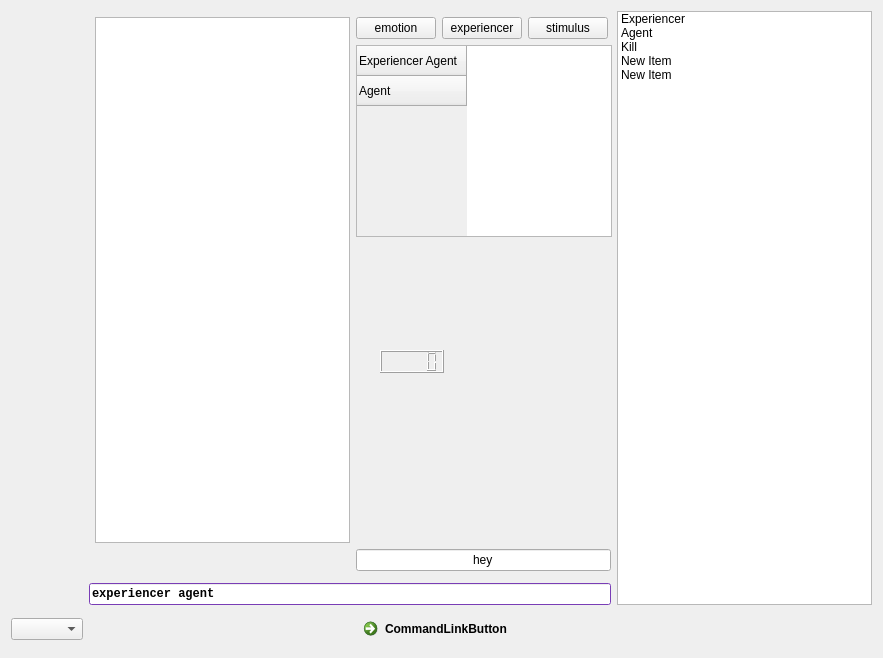
<?xml version="1.0" encoding="UTF-8"?>
<ui version="4.0">
 <class>Form</class>
 <widget class="QWidget" name="Form">
  <property name="geometry">
   <rect>
    <x>0</x>
    <y>0</y>
    <width>883</width>
    <height>658</height>
   </rect>
  </property>
  <property name="windowTitle">
   <string>Form</string>
  </property>
  <layout class="QGridLayout" name="gridLayout">
   <item row="1" column="3">
    <layout class="QFormLayout" name="formLayout">
     <item row="0" column="0">
      <layout class="QHBoxLayout" name="horizontalLayout">
       <item>
        <widget class="QPushButton" name="pushButton">
         <property name="text">
          <string>emotion</string>
         </property>
        </widget>
       </item>
       <item>
        <widget class="QPushButton" name="pushButton_2">
         <property name="text">
          <string>experiencer</string>
         </property>
        </widget>
       </item>
       <item>
        <widget class="QPushButton" name="pushButton_3">
         <property name="text">
          <string>stimulus</string>
         </property>
        </widget>
       </item>
      </layout>
     </item>
     <item row="1" column="0">
      <widget class="QTableWidget" name="tableWidget">
       <property name="enabled">
        <bool>true</bool>
       </property>
       <property name="sizePolicy">
        <sizepolicy hsizetype="Preferred" vsizetype="Preferred">
         <horstretch>0</horstretch>
         <verstretch>0</verstretch>
        </sizepolicy>
       </property>
       <property name="editTriggers">
        <set>QAbstractItemView::AllEditTriggers</set>
       </property>
       <property name="dragEnabled">
        <bool>true</bool>
       </property>
       <property name="dragDropMode">
        <enum>QAbstractItemView::DragDrop</enum>
       </property>
       <property name="showGrid">
        <bool>true</bool>
       </property>
       <property name="gridStyle">
        <enum>Qt::DotLine</enum>
       </property>
       <property name="wordWrap">
        <bool>true</bool>
       </property>
       <attribute name="horizontalHeaderVisible">
        <bool>true</bool>
       </attribute>
       <attribute name="horizontalHeaderCascadingSectionResizes">
        <bool>false</bool>
       </attribute>
       <attribute name="verticalHeaderVisible">
        <bool>true</bool>
       </attribute>
       <row>
        <property name="text">
         <string>Experiencer Agent</string>
        </property>
       </row>
       <row>
        <property name="text">
         <string>Agent</string>
        </property>
       </row>
      </widget>
     </item>
    </layout>
   </item>
   <item row="0" column="4" rowspan="5">
    <widget class="QListWidget" name="listWidget">
     <item>
      <property name="text">
       <string>Experiencer</string>
      </property>
     </item>
     <item>
      <property name="text">
       <string>Agent</string>
      </property>
     </item>
     <item>
      <property name="text">
       <string>Kill</string>
      </property>
     </item>
     <item>
      <property name="text">
       <string>New Item</string>
      </property>
     </item>
     <item>
      <property name="text">
       <string>New Item</string>
      </property>
     </item>
    </widget>
   </item>
   <item row="2" column="3">
    <widget class="QLineEdit" name="lineEdit">
     <property name="text">
      <string>hey</string>
     </property>
     <property name="alignment">
      <set>Qt::AlignCenter</set>
     </property>
     <property name="dragEnabled">
      <bool>false</bool>
     </property>
     <property name="readOnly">
      <bool>true</bool>
     </property>
    </widget>
   </item>
   <item row="4" column="1" colspan="3">
    <widget class="QLineEdit" name="lineEdit_2">
     <property name="palette">
      <palette>
       <active>
        <colorrole role="WindowText">
         <brush brushstyle="SolidPattern">
          <color alpha="255">
           <red>0</red>
           <green>0</green>
           <blue>0</blue>
          </color>
         </brush>
        </colorrole>
        <colorrole role="Button">
         <brush brushstyle="SolidPattern">
          <color alpha="255">
           <red>170</red>
           <green>85</green>
           <blue>255</blue>
          </color>
         </brush>
        </colorrole>
        <colorrole role="Light">
         <brush brushstyle="SolidPattern">
          <color alpha="255">
           <red>234</red>
           <green>213</green>
           <blue>255</blue>
          </color>
         </brush>
        </colorrole>
        <colorrole role="Midlight">
         <brush brushstyle="SolidPattern">
          <color alpha="255">
           <red>202</red>
           <green>149</green>
           <blue>255</blue>
          </color>
         </brush>
        </colorrole>
        <colorrole role="Dark">
         <brush brushstyle="SolidPattern">
          <color alpha="255">
           <red>85</red>
           <green>42</green>
           <blue>127</blue>
          </color>
         </brush>
        </colorrole>
        <colorrole role="Mid">
         <brush brushstyle="SolidPattern">
          <color alpha="255">
           <red>113</red>
           <green>56</green>
           <blue>170</blue>
          </color>
         </brush>
        </colorrole>
        <colorrole role="Text">
         <brush brushstyle="SolidPattern">
          <color alpha="255">
           <red>0</red>
           <green>0</green>
           <blue>0</blue>
          </color>
         </brush>
        </colorrole>
        <colorrole role="BrightText">
         <brush brushstyle="SolidPattern">
          <color alpha="255">
           <red>255</red>
           <green>255</green>
           <blue>255</blue>
          </color>
         </brush>
        </colorrole>
        <colorrole role="ButtonText">
         <brush brushstyle="SolidPattern">
          <color alpha="255">
           <red>0</red>
           <green>0</green>
           <blue>0</blue>
          </color>
         </brush>
        </colorrole>
        <colorrole role="Base">
         <brush brushstyle="SolidPattern">
          <color alpha="255">
           <red>255</red>
           <green>255</green>
           <blue>255</blue>
          </color>
         </brush>
        </colorrole>
        <colorrole role="Window">
         <brush brushstyle="SolidPattern">
          <color alpha="255">
           <red>170</red>
           <green>85</green>
           <blue>255</blue>
          </color>
         </brush>
        </colorrole>
        <colorrole role="Shadow">
         <brush brushstyle="SolidPattern">
          <color alpha="255">
           <red>0</red>
           <green>0</green>
           <blue>0</blue>
          </color>
         </brush>
        </colorrole>
        <colorrole role="AlternateBase">
         <brush brushstyle="SolidPattern">
          <color alpha="255">
           <red>212</red>
           <green>170</green>
           <blue>255</blue>
          </color>
         </brush>
        </colorrole>
        <colorrole role="ToolTipBase">
         <brush brushstyle="SolidPattern">
          <color alpha="255">
           <red>255</red>
           <green>255</green>
           <blue>220</blue>
          </color>
         </brush>
        </colorrole>
        <colorrole role="ToolTipText">
         <brush brushstyle="SolidPattern">
          <color alpha="255">
           <red>0</red>
           <green>0</green>
           <blue>0</blue>
          </color>
         </brush>
        </colorrole>
       </active>
       <inactive>
        <colorrole role="WindowText">
         <brush brushstyle="SolidPattern">
          <color alpha="255">
           <red>0</red>
           <green>0</green>
           <blue>0</blue>
          </color>
         </brush>
        </colorrole>
        <colorrole role="Button">
         <brush brushstyle="SolidPattern">
          <color alpha="255">
           <red>170</red>
           <green>85</green>
           <blue>255</blue>
          </color>
         </brush>
        </colorrole>
        <colorrole role="Light">
         <brush brushstyle="SolidPattern">
          <color alpha="255">
           <red>234</red>
           <green>213</green>
           <blue>255</blue>
          </color>
         </brush>
        </colorrole>
        <colorrole role="Midlight">
         <brush brushstyle="SolidPattern">
          <color alpha="255">
           <red>202</red>
           <green>149</green>
           <blue>255</blue>
          </color>
         </brush>
        </colorrole>
        <colorrole role="Dark">
         <brush brushstyle="SolidPattern">
          <color alpha="255">
           <red>85</red>
           <green>42</green>
           <blue>127</blue>
          </color>
         </brush>
        </colorrole>
        <colorrole role="Mid">
         <brush brushstyle="SolidPattern">
          <color alpha="255">
           <red>113</red>
           <green>56</green>
           <blue>170</blue>
          </color>
         </brush>
        </colorrole>
        <colorrole role="Text">
         <brush brushstyle="SolidPattern">
          <color alpha="255">
           <red>0</red>
           <green>0</green>
           <blue>0</blue>
          </color>
         </brush>
        </colorrole>
        <colorrole role="BrightText">
         <brush brushstyle="SolidPattern">
          <color alpha="255">
           <red>255</red>
           <green>255</green>
           <blue>255</blue>
          </color>
         </brush>
        </colorrole>
        <colorrole role="ButtonText">
         <brush brushstyle="SolidPattern">
          <color alpha="255">
           <red>0</red>
           <green>0</green>
           <blue>0</blue>
          </color>
         </brush>
        </colorrole>
        <colorrole role="Base">
         <brush brushstyle="SolidPattern">
          <color alpha="255">
           <red>255</red>
           <green>255</green>
           <blue>255</blue>
          </color>
         </brush>
        </colorrole>
        <colorrole role="Window">
         <brush brushstyle="SolidPattern">
          <color alpha="255">
           <red>170</red>
           <green>85</green>
           <blue>255</blue>
          </color>
         </brush>
        </colorrole>
        <colorrole role="Shadow">
         <brush brushstyle="SolidPattern">
          <color alpha="255">
           <red>0</red>
           <green>0</green>
           <blue>0</blue>
          </color>
         </brush>
        </colorrole>
        <colorrole role="AlternateBase">
         <brush brushstyle="SolidPattern">
          <color alpha="255">
           <red>212</red>
           <green>170</green>
           <blue>255</blue>
          </color>
         </brush>
        </colorrole>
        <colorrole role="ToolTipBase">
         <brush brushstyle="SolidPattern">
          <color alpha="255">
           <red>255</red>
           <green>255</green>
           <blue>220</blue>
          </color>
         </brush>
        </colorrole>
        <colorrole role="ToolTipText">
         <brush brushstyle="SolidPattern">
          <color alpha="255">
           <red>0</red>
           <green>0</green>
           <blue>0</blue>
          </color>
         </brush>
        </colorrole>
       </inactive>
       <disabled>
        <colorrole role="WindowText">
         <brush brushstyle="SolidPattern">
          <color alpha="255">
           <red>85</red>
           <green>42</green>
           <blue>127</blue>
          </color>
         </brush>
        </colorrole>
        <colorrole role="Button">
         <brush brushstyle="SolidPattern">
          <color alpha="255">
           <red>170</red>
           <green>85</green>
           <blue>255</blue>
          </color>
         </brush>
        </colorrole>
        <colorrole role="Light">
         <brush brushstyle="SolidPattern">
          <color alpha="255">
           <red>234</red>
           <green>213</green>
           <blue>255</blue>
          </color>
         </brush>
        </colorrole>
        <colorrole role="Midlight">
         <brush brushstyle="SolidPattern">
          <color alpha="255">
           <red>202</red>
           <green>149</green>
           <blue>255</blue>
          </color>
         </brush>
        </colorrole>
        <colorrole role="Dark">
         <brush brushstyle="SolidPattern">
          <color alpha="255">
           <red>85</red>
           <green>42</green>
           <blue>127</blue>
          </color>
         </brush>
        </colorrole>
        <colorrole role="Mid">
         <brush brushstyle="SolidPattern">
          <color alpha="255">
           <red>113</red>
           <green>56</green>
           <blue>170</blue>
          </color>
         </brush>
        </colorrole>
        <colorrole role="Text">
         <brush brushstyle="SolidPattern">
          <color alpha="255">
           <red>85</red>
           <green>42</green>
           <blue>127</blue>
          </color>
         </brush>
        </colorrole>
        <colorrole role="BrightText">
         <brush brushstyle="SolidPattern">
          <color alpha="255">
           <red>255</red>
           <green>255</green>
           <blue>255</blue>
          </color>
         </brush>
        </colorrole>
        <colorrole role="ButtonText">
         <brush brushstyle="SolidPattern">
          <color alpha="255">
           <red>85</red>
           <green>42</green>
           <blue>127</blue>
          </color>
         </brush>
        </colorrole>
        <colorrole role="Base">
         <brush brushstyle="SolidPattern">
          <color alpha="255">
           <red>170</red>
           <green>85</green>
           <blue>255</blue>
          </color>
         </brush>
        </colorrole>
        <colorrole role="Window">
         <brush brushstyle="SolidPattern">
          <color alpha="255">
           <red>170</red>
           <green>85</green>
           <blue>255</blue>
          </color>
         </brush>
        </colorrole>
        <colorrole role="Shadow">
         <brush brushstyle="SolidPattern">
          <color alpha="255">
           <red>0</red>
           <green>0</green>
           <blue>0</blue>
          </color>
         </brush>
        </colorrole>
        <colorrole role="AlternateBase">
         <brush brushstyle="SolidPattern">
          <color alpha="255">
           <red>170</red>
           <green>85</green>
           <blue>255</blue>
          </color>
         </brush>
        </colorrole>
        <colorrole role="ToolTipBase">
         <brush brushstyle="SolidPattern">
          <color alpha="255">
           <red>255</red>
           <green>255</green>
           <blue>220</blue>
          </color>
         </brush>
        </colorrole>
        <colorrole role="ToolTipText">
         <brush brushstyle="SolidPattern">
          <color alpha="255">
           <red>0</red>
           <green>0</green>
           <blue>0</blue>
          </color>
         </brush>
        </colorrole>
       </disabled>
      </palette>
     </property>
     <property name="font">
      <font>
       <family>Courier New</family>
       <weight>75</weight>
       <bold>true</bold>
      </font>
     </property>
     <property name="inputMask">
      <string/>
     </property>
     <property name="text">
      <string>experiencer agent</string>
     </property>
    </widget>
   </item>
   <item row="5" column="0">
    <widget class="QComboBox" name="comboBox"/>
   </item>
   <item row="5" column="3" colspan="2">
    <widget class="QCommandLinkButton" name="commandLinkButton">
     <property name="text">
      <string>CommandLinkButton</string>
     </property>
    </widget>
   </item>
   <item row="1" column="2">
    <widget class="QColumnView" name="columnView"/>
   </item>
  </layout>
  <widget class="QLCDNumber" name="lcdNumber">
   <property name="geometry">
    <rect>
     <x>380</x>
     <y>350</y>
     <width>64</width>
     <height>23</height>
    </rect>
   </property>
  </widget>
 </widget>
 <resources/>
 <connections/>
</ui>
